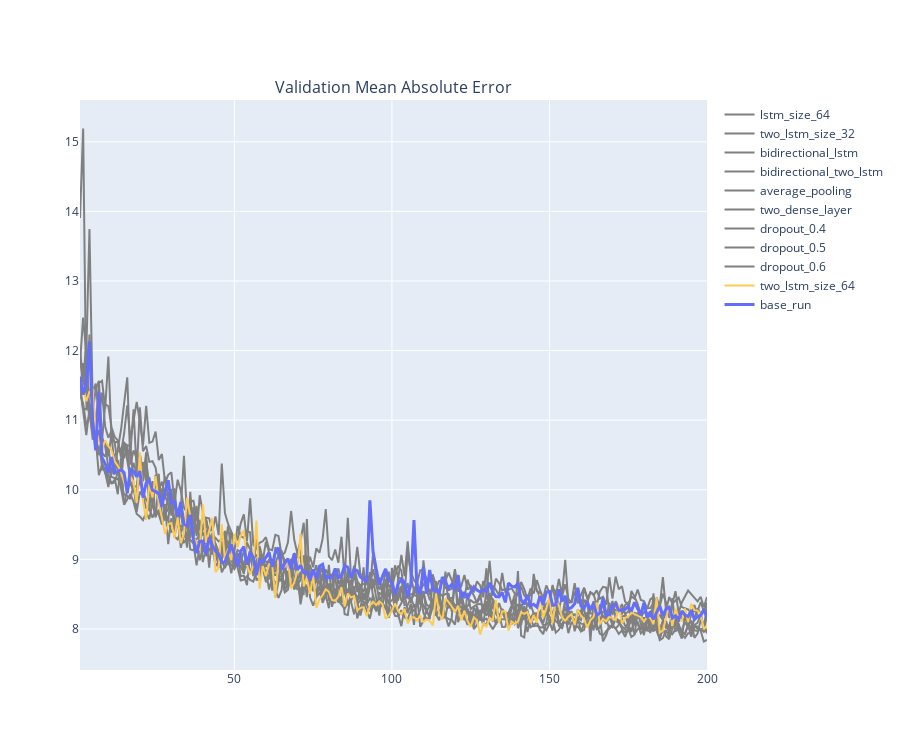

Source (notebook cell):
### Code cell
fig = make_subplots(column_titles=["Validation Mean Absolute Error"])
fig.update_layout(height=750)

fig.add_trace(go.Scatter(x=val_mae_IMT_12.index, y=val_mae_IMT_12["value"], name="lstm_size_64", line={"color":"gray"}))
fig.add_trace(go.Scatter(x=val_mae_IMT_13.index, y=val_mae_IMT_13["value"], name="two_lstm_size_32", line={"color":"gray"}))
fig.add_trace(go.Scatter(x=val_mae_IMT_15.index, y=val_mae_IMT_15["value"], name="bidirectional_lstm", line={"color":"gray"}))
fig.add_trace(go.Scatter(x=val_mae_IMT_16.index, y=val_mae_IMT_16["value"], name="bidirectional_two_lstm", line={"color":"gray"}))
fig.add_trace(go.Scatter(x=val_mae_IMT_17.index, y=val_mae_IMT_17["value"], name="average_pooling", line={"color":"gray"}))
fig.add_trace(go.Scatter(x=val_mae_IMT_19.index, y=val_mae_IMT_19["value"], name="two_dense_layer", line={"color":"gray"}))
fig.add_trace(go.Scatter(x=val_mae_IMT_20.index, y=val_mae_IMT_20["value"], name="dropout_0.4", line={"color":"gray"}))
fig.add_trace(go.Scatter(x=val_mae_IMT_21.index, y=val_mae_IMT_21["value"], name="dropout_0.5", line={"color":"gray"}))
fig.add_trace(go.Scatter(x=val_mae_IMT_22.index, y=val_mae_IMT_22["value"], name="dropout_0.6", line={"color":"gray"}))
fig.add_trace(go.Scatter(x=val_mae_IMT_14.index, y=val_mae_IMT_14["value"], name="two_lstm_size_64"))
fig.add_trace(go.Scatter(x=val_mae_IMT_11.index, y=val_mae_IMT_11["value"], name="base_run", line={"width":3}))

### Figure 1 — Plotly figure (JSON) as saved in the notebook; plotly's stock layout.template omitted (floating-point values rounded to 4 significant figures; data arrays with more than 128 entries replaced by an {"elided": "..."} marker saying what was removed)
{"data": [{"line": {"color": "gray"}, "name": "lstm_size_64", "type": "scatter", "x": {"elided": "200 int values"}, "y": {"elided": "200 float values"}}, {"line": {"color": "gray"}, "name": "two_lstm_size_32", "type": "scatter", "x": {"elided": "200 int values"}, "y": {"elided": "200 float values"}}, {"line": {"color": "gray"}, "name": "bidirectional_lstm", "type": "scatter", "x": {"elided": "200 int values"}, "y": {"elided": "200 float values"}}, {"line": {"color": "gray"}, "name": "bidirectional_two_lstm", "type": "scatter", "x": {"elided": "200 int values"}, "y": {"elided": "200 float values"}}, {"line": {"color": "gray"}, "name": "average_pooling", "type": "scatter", "x": {"elided": "200 int values"}, "y": {"elided": "200 float values"}}, {"line": {"color": "gray"}, "name": "two_dense_layer", "type": "scatter", "x": {"elided": "200 int values"}, "y": {"elided": "200 float values"}}, {"line": {"color": "gray"}, "name": "dropout_0.4", "type": "scatter", "x": {"elided": "200 int values"}, "y": {"elided": "200 float values"}}, {"line": {"color": "gray"}, "name": "dropout_0.5", "type": "scatter", "x": {"elided": "200 int values"}, "y": {"elided": "200 float values"}}, {"line": {"color": "gray"}, "name": "dropout_0.6", "type": "scatter", "x": {"elided": "200 int values"}, "y": {"elided": "200 float values"}}, {"name": "two_lstm_size_64", "type": "scatter", "x": {"elided": "200 int values"}, "y": {"elided": "200 float values"}}, {"line": {"width": 3}, "name": "base_run", "type": "scatter", "x": {"elided": "200 int values"}, "y": {"elided": "200 float values"}}], "layout": {"annotations": [{"font": {"size": 16}, "showarrow": false, "text": "Validation Mean Absolute Error", "x": 0.5, "xanchor": "center", "xref": "paper", "y": 1, "yanchor": "bottom", "yref": "paper"}], "height": 750, "xaxis": {"anchor": "y", "domain": [0, 1]}, "yaxis": {"anchor": "x", "domain": [0, 1]}}}
